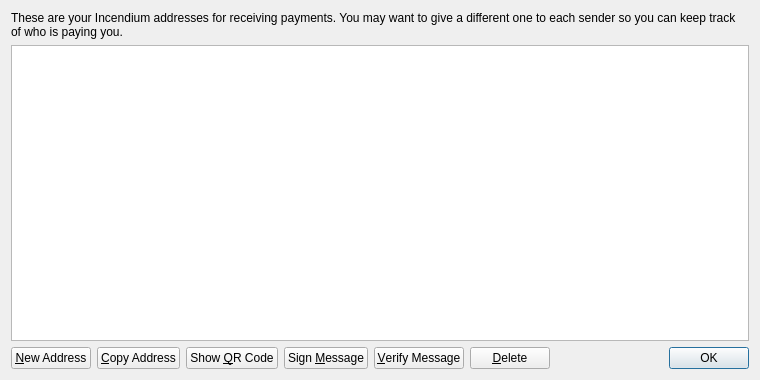
<?xml version="1.0" encoding="UTF-8"?>
<ui version="4.0">
 <class>AddressBookPage</class>
 <widget class="QWidget" name="AddressBookPage">
  <property name="geometry">
   <rect>
    <x>0</x>
    <y>0</y>
    <width>760</width>
    <height>380</height>
   </rect>
  </property>
  <property name="windowTitle">
   <string>Address Book</string>
  </property>
  <layout class="QVBoxLayout" name="verticalLayout">
   <item>
    <widget class="QLabel" name="labelExplanation">
     <property name="text">
      <string>These are your Incendium addresses for receiving payments. You may want to give a different one to each sender so you can keep track of who is paying you.</string>
     </property>
     <property name="textFormat">
      <enum>Qt::PlainText</enum>
     </property>
     <property name="wordWrap">
      <bool>true</bool>
     </property>
    </widget>
   </item>
   <item>
    <widget class="QTableView" name="tableView">
     <property name="contextMenuPolicy">
      <enum>Qt::CustomContextMenu</enum>
     </property>
     <property name="toolTip">
      <string>Double-click to edit address or label</string>
     </property>
     <property name="tabKeyNavigation">
      <bool>false</bool>
     </property>
     <property name="alternatingRowColors">
      <bool>true</bool>
     </property>
     <property name="selectionMode">
      <enum>QAbstractItemView::SingleSelection</enum>
     </property>
     <property name="selectionBehavior">
      <enum>QAbstractItemView::SelectRows</enum>
     </property>
     <property name="sortingEnabled">
      <bool>true</bool>
     </property>
     <attribute name="verticalHeaderVisible">
      <bool>false</bool>
     </attribute>
    </widget>
   </item>
   <item>
    <layout class="QHBoxLayout" name="horizontalLayout">
     <item>
      <widget class="QPushButton" name="newAddressButton">
       <property name="toolTip">
        <string>Create a new address</string>
       </property>
       <property name="text">
        <string>&amp;New Address</string>
       </property>
       <property name="icon">
        <iconset resource="../bitcoin.qrc">
         <normaloff>:/icons/add</normaloff>:/icons/add</iconset>
       </property>
      </widget>
     </item>
     <item>
      <widget class="QPushButton" name="copyToClipboard">
       <property name="toolTip">
        <string>Copy the currently selected address to the system clipboard</string>
       </property>
       <property name="text">
        <string>&amp;Copy Address</string>
       </property>
       <property name="icon">
        <iconset resource="../bitcoin.qrc">
         <normaloff>:/icons/editcopy</normaloff>:/icons/editcopy</iconset>
       </property>
      </widget>
     </item>
     <item>
      <widget class="QPushButton" name="showQRCode">
       <property name="text">
        <string>Show &amp;QR Code</string>
       </property>
       <property name="icon">
        <iconset resource="../bitcoin.qrc">
         <normaloff>:/icons/qrcode</normaloff>:/icons/qrcode</iconset>
       </property>
      </widget>
     </item>
     <item>
      <widget class="QPushButton" name="signMessage">
       <property name="toolTip">
        <string>Sign a message to prove you own a Incendium address</string>
       </property>
       <property name="text">
        <string>Sign &amp;Message</string>
       </property>
       <property name="icon">
        <iconset resource="../bitcoin.qrc">
         <normaloff>:/icons/edit</normaloff>:/icons/edit</iconset>
       </property>
      </widget>
     </item>
     <item>
      <widget class="QPushButton" name="verifyMessage">
       <property name="toolTip">
        <string>Verify a message to ensure it was signed with a specified Incendium address</string>
       </property>
       <property name="text">
        <string>&amp;Verify Message</string>
       </property>
       <property name="icon">
        <iconset resource="../bitcoin.qrc">
         <normaloff>:/icons/transaction_0</normaloff>:/icons/transaction_0</iconset>
       </property>
      </widget>
     </item>
     <item>
      <widget class="QPushButton" name="deleteButton">
       <property name="toolTip">
        <string>Delete the currently selected address from the list</string>
       </property>
       <property name="text">
        <string>&amp;Delete</string>
       </property>
       <property name="icon">
        <iconset resource="../bitcoin.qrc">
         <normaloff>:/icons/remove</normaloff>:/icons/remove</iconset>
       </property>
      </widget>
     </item>
     <item>
      <spacer name="horizontalSpacer">
       <property name="orientation">
        <enum>Qt::Horizontal</enum>
       </property>
       <property name="sizeHint" stdset="0">
        <size>
         <width>40</width>
         <height>20</height>
        </size>
       </property>
      </spacer>
     </item>
     <item>
      <widget class="QDialogButtonBox" name="buttonBox">
       <property name="sizePolicy">
        <sizepolicy hsizetype="Maximum" vsizetype="Fixed">
         <horstretch>0</horstretch>
         <verstretch>0</verstretch>
        </sizepolicy>
       </property>
       <property name="standardButtons">
        <set>QDialogButtonBox::Ok</set>
       </property>
      </widget>
     </item>
    </layout>
   </item>
  </layout>
 </widget>
 <resources>
  <include location="../bitcoin.qrc"/>
 </resources>
 <connections/>
</ui>
